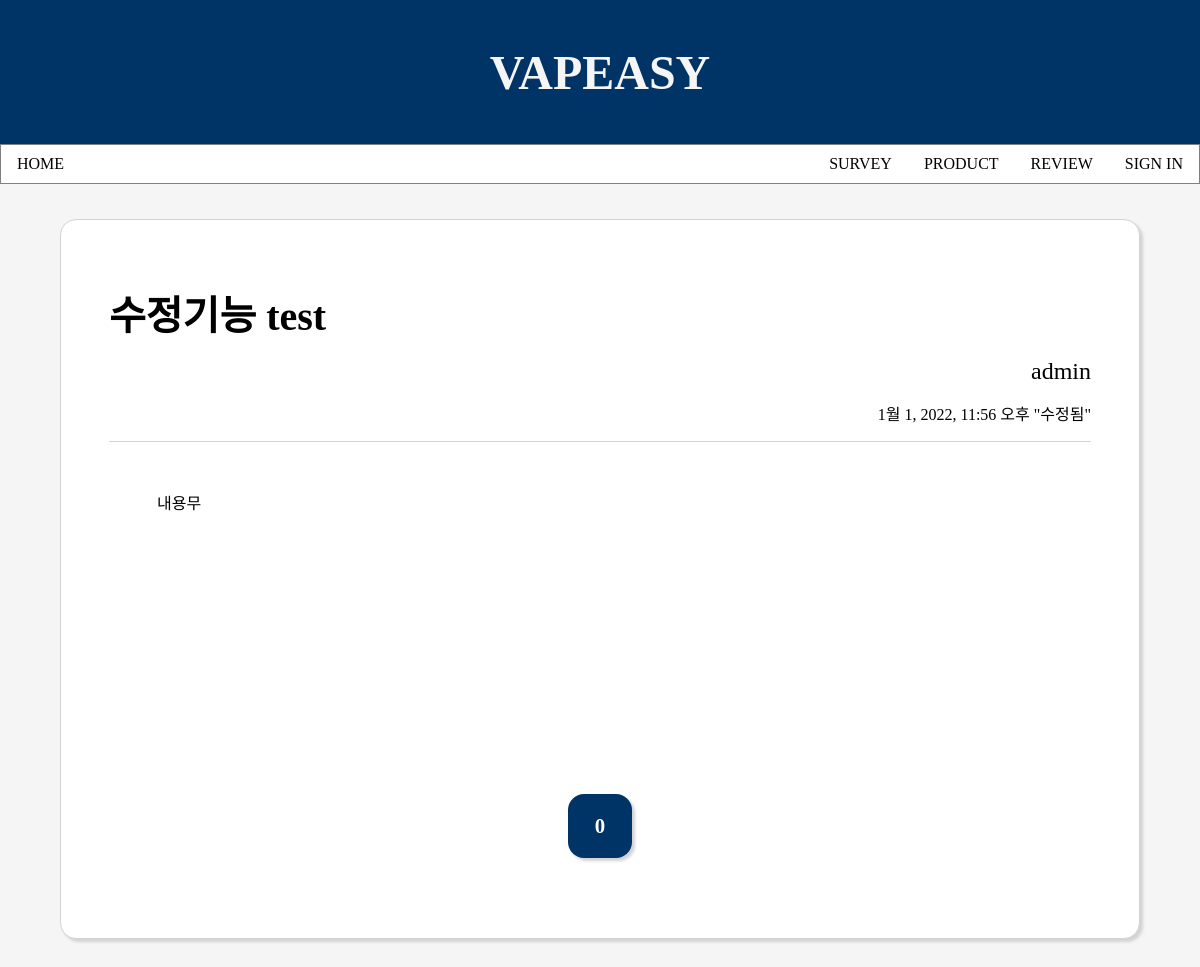
/review_detail/299/, run on an earlier commit of the app's database.
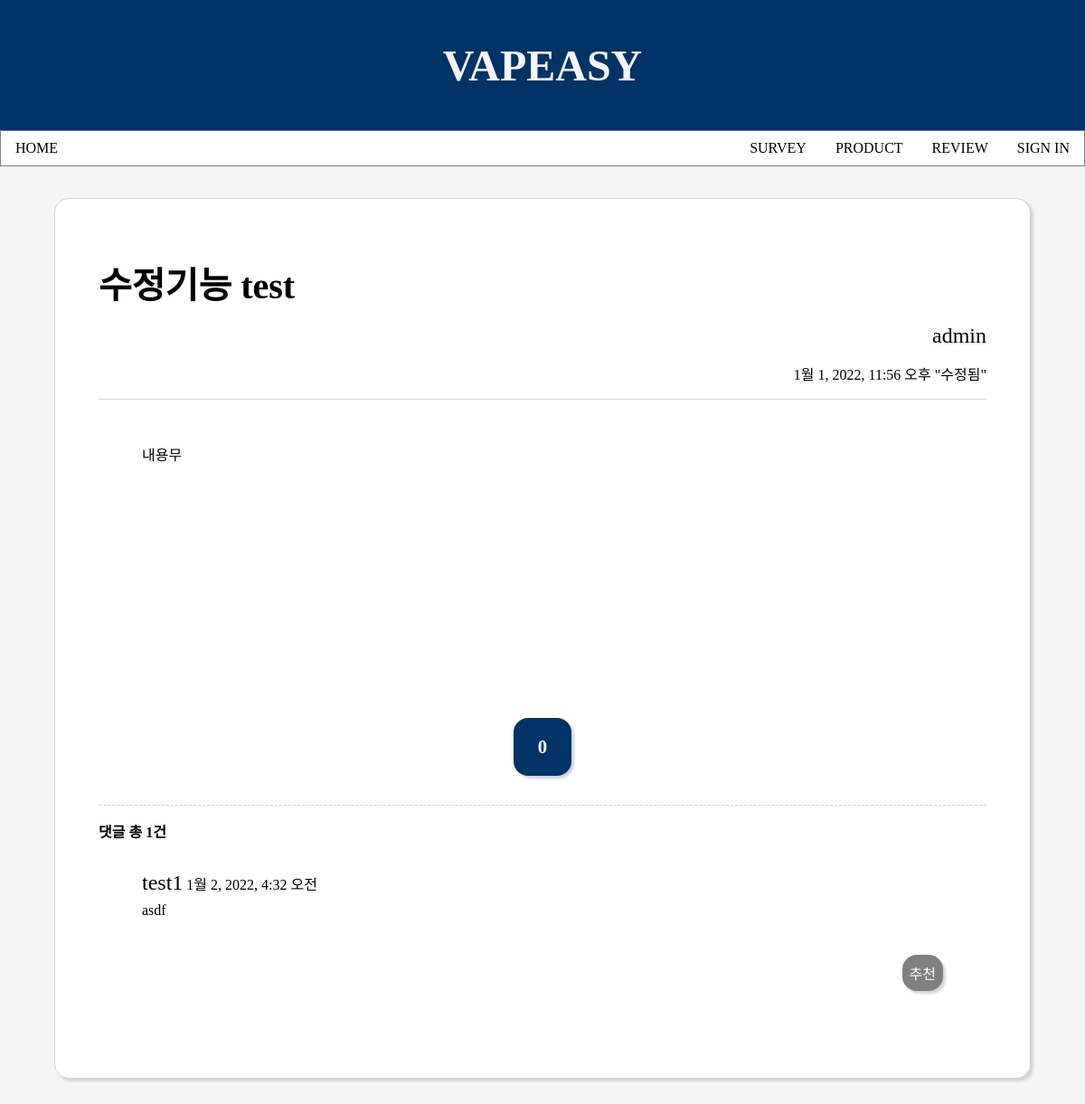
And on a later commit of the database.
### vapeasy/models.py (models this page shows, shortened)
class Review(models.Model):
    subject = models.CharField(max_length=200)
    content = models.TextField()
    author = models.ForeignKey(User, on_delete=models.CASCADE, related_name='review_author')
    create_date = models.DateTimeField()
    modify_date = models.DateTimeField(null=True, blank=True)
    voter = models.ManyToManyField(User, related_name='voter_review')

class Comment(models.Model):
    author = models.ForeignKey(User, on_delete=models.CASCADE)
    content = models.TextField()
    create_date = models.DateTimeField()
    modify_date = models.DateTimeField(null=True, blank=True)
    review = models.ForeignKey(Review, null=True, blank=True, on_delete=models.CASCADE)
    voter = models.ManyToManyField(User, related_name='voter_comment')

### vapeasy/views/review_views.py (the view)
# urls.py: path('review_detail/<int:review_id>/', review_views.review_datail, name='review_detail'),
def review_datail(request, review_id):
    review = get_object_or_404(Review, pk=review_id)
    context = {'review': review}
    return render(request, 'vapeasy/review_detail.html', context)

### templates/vapeasy/review_detail.html (shortened to what this page needs)
{% extends 'base.html' %}
{% block content %}
{% load static %}
<link rel="stylesheet" href="{% static 'css/review_detail.css' %}">
<link rel="stylesheet" href="http://cdn.jsdelivr.net/npm/xeicon@2.3.3/xeicon.min.css">
    <div class="detailcontainer">
        <div class="mydetail">
            <div class="mytitle">
                <div class="subject">
                    {{ review.subject }}
                </div>
                <div class="author">{{ review.author }}</div>
                {% if review.modify_date %}
                <div class="create_date">
                    <label>{{ review.modify_date }} "수정됨"<label>
                </div>
                {% else %}
                <div class="create_date">{{ review.create_date }}</div>
                {% endif %}
            </div>
            <div class="content">{{ review.content }}</div>
            <div class="review-vote">
                <a class="vote-button" href="{% url 'vapeasy:vote_review' review.id %}" data-uri="{% url 'vapeasy:vote_review' review.id %}">
                    <p class="vote-count">{{ review.voter.count }}</p>
                </a>
            </div>
            {% if review.comment_set.count > 0 %}
                <label class="comment-count">댓글 총 {{ review.comment_set.count }}건</label>
                {% for comment in review.comment_set.all %}
                    <div class="comment">
                        <div class="comment-title">
                            <span class="comment-username">{{ comment.author }}</span>
                            {% if comment.modify_date %}
                            <span class="comment-date">{{ comment.modify_date }} "수정됨"</span>
                            {% else %}
                            <span class="comment-date">{{ comment.create_date }}</span>
                            {% endif %}
                        </div>
                        <div class="comment-content"><span>{{ comment.content }}</span></div>
                        <div class="comment-vote">
                            <a class="vote-button" href="{% url 'vapeasy:vote_comment' comment.id %}" data-uri="{% url 'vapeasy:vote_comment' comment.id %}">
                                <p class="vote-comment-count">
                                    추천
                                </p>
                            </a>
                        </div>
                    </div>
                {% endfor %}
            {% endif %}
        </div>
    </div>
{% endblock %}

What changed in the data, as far as the page shows it:
shown differently, row unchanged: Review "수정기능 test": comment_set.count (not shown) → "1"
added Comment: author "test1", create_date "1월 2, 2022, 4:32 오전", content "asdf"
Also different on the page:
text now shown: "댓글 총 건"
